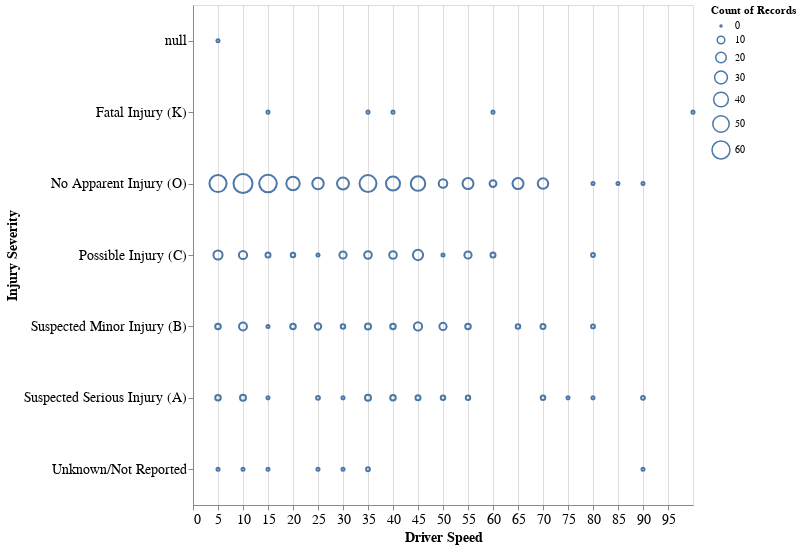

Here is the notebook cell this chart was saved with:
### Code cell
# INJSEV_IM
# TODO use pandas cut,
# TODO pandas groupby, plot travel speed vs count(INJ_SEV),

# 0 No Apparent Injury (O)
# 1 Possible Injury (C)
# 2 Suspected Minor Injury (B)
# 3 Suspected Serious Injury (A)
# 4 Fatal Injury (K)
# 5 Injured, Severity Unknown (U)
# 6 Died Prior to Crash
# 9 Unknown/Not Reported

def point_plot_1(df):

    # Reduce size of dataframe by only including relevant columns
    columns=['TRAV_SP_1_bins', 'INJ_SEVNAME']
    df = df[columns]
    bars = alt.Chart(df).mark_point().encode(
        x=alt.X('TRAV_SP_1_bins:Q',  axis=alt.Axis(values=list(range(0, 100, 5))), title='Driver Speed'),
        y=alt.Y('INJ_SEVNAME:N', title='Injury Severity'),
        size=alt.Size('TRAV_SP_1_bins', aggregate='count')
    ).properties(
        width=500,
        height=500
    ).configure_axis(
        labelFontSize=14,
        titleFontSize=14
    )
    return bars

point_plot_1(df_merged)

### Figure 1 — Vega-Lite specification as saved in the notebook (floating-point values rounded to 4 significant figures; data arrays with more than 128 entries replaced by an {"elided": "..."} marker saying what was removed)
{"config": {"view": {"continuousWidth": 300, "continuousHeight": 300}, "axis": {"labelFontSize": 14, "titleFontSize": 14}}, "data": {"name": "data-f478be7761c78416a6582a803238c8ca"}, "mark": {"type": "point"}, "encoding": {"size": {"aggregate": "count", "field": "TRAV_SP_1_bins", "sort": [5, 10, 15, 20, 25, 30, 35, 40, 45, 50, 55, 60, 65, 70, 75, 80, 85, 90, 95, 100], "type": "ordinal"}, "x": {"axis": {"values": [0, 5, 10, 15, 20, 25, 30, 35, 40, 45, 50, 55, 60, 65, 70, 75, 80, 85, 90, 95]}, "field": "TRAV_SP_1_bins", "title": "Driver Speed", "type": "quantitative"}, "y": {"field": "INJ_SEVNAME", "title": "Injury Severity", "type": "nominal"}}, "height": 500, "width": 500, "$schema": "https://vega.github.io/schema/vega-lite/v5.8.0.json", "datasets": {"data-f478be7761c78416a6582a803238c8ca": {"elided": "3409 records"}}}
